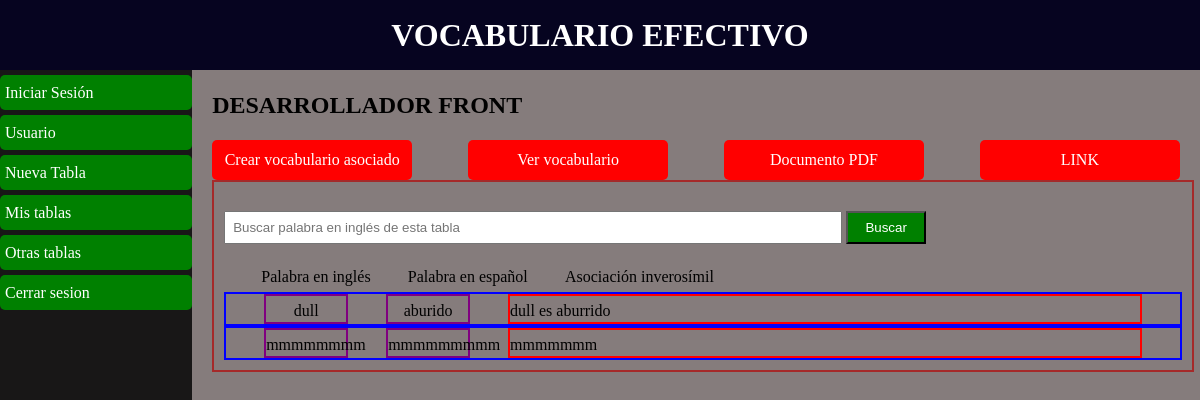
The app's page /lista-de-palabras/7/desarrollador front  with its own data.
### tables/models.py (models this page shows)
class Word(models.Model) :
    table = models.ForeignKey(Table, null = True, blank=True, on_delete = models.CASCADE) # on_delete=models.CASCADE : it allows to remove for example when user will be removed, register for comment with user removed, also will be removed
    english_word = models.CharField(max_length = 1000)
    spanish_word = models.CharField(max_length = 1000)
    inverosimil_relation = RichTextField(max_length = 2000)

### tables/views.py (the view)
# urls.py: path('lista-de-palabras/<int:table_id>/<str:title>', views.WordListView.as_view(), name = 'word_list'),
class WordListView(ListView):
    model = Word
    template_name = 'table/word list.html'
    context_object_name = 'word_collection'
    def get_queryset(self, *args, **kwargs) :
        table_id = self.kwargs['table_id']
        kword = self.request.GET.get('kword',)
        if kword:
            return Word.objects.filter(table_id = table_id, english_word = kword)
        return Word.objects.filter(table_id = table_id)
    def get_context_data(self, **kwargs):
        table_id = self.kwargs['table_id']
        title = self.kwargs['title']
        context = super(WordListView, self).get_context_data(**kwargs)
        context['table_id'] = table_id
        context['title'] = title
        return context

### tables/templates/table/word list.html (shortened to what this page needs)
{% extends 'table/main menu.html' %}
{% block content_table %}
    <div class="table-container">
        <form action="GET" class="form-search">
            <input type="text" name="kword" placeholder="Buscar palabra en inglés de esta tabla" class="search-field">
            <button type="submit" class="search-button">Buscar</button>
        </form>
        {% include 'includes/description_table.html' %}
        {% if word_collection|length > 0 %}
            {% for word in word_collection %}
                <ul class="word_list">
                    <li>{{word.english_word}}</li>
                    <li>{{word.spanish_word}}</li>
                    <li>{{word.inverosimil_relation|safe}}</li>
                </ul>
            {% endfor %}
        {% else %}
            <p>No hay palabras disponibles</p>
        {% endif %}
    </div>
{% endblock %}

### mainapp/static/css/styles.css (style rules this page uses)
* { margin: 0; padding: 0; }

### tables/static/css/styles-app-tables.css (style rules this page uses)
.table-container { padding: 10px; }
.table-container ul li { list-style: none; }
.table-container { width: 99%; min-height: 80px; border: 2px solid brown; }
.table-container ul { display: flex; height: 30px; line-height: 30px; display: flex; justify-content: space-evenly; }
.form-search input.search-field { width: 600px; padding: 7px; }
.form-search button.search-button { width: 80px; padding: 7px; background-color: green; color: white; cursor: pointer; }
ul.word_list { border: 2px solid blue; }
ul.word_list li { width: 80px; border: 2px solid purple; text-align: center; }
ul.word_list li:last-child { width: 630px; text-align: left; border: 2px solid red; }

### records on screen
Word: english_word "dull", spanish_word "aburido", inverosimil_relation "dull es aburrido"
Word: english_word "mmmmmmmm", spanish_word "mmmmmmmmm", inverosimil_relation "mmmmmmm"

### other values on screen
{{ title|upper }} "DESARROLLADOR FRONT"
